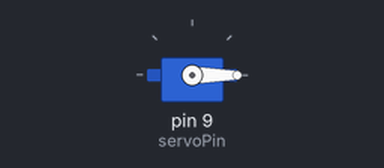
Recording of a sketch running on a simulated Arduino Uno, built with avr-gcc and run on an emulated ATmega328P. Shown: servo.

Above: at 0.05 s.
At 1.5 s:
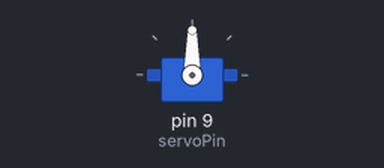
At 3.0 s:
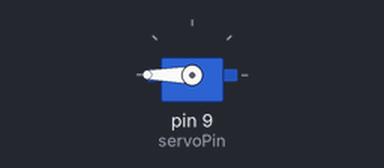
Timing chart, 0 to 6.9 s (numbered marks = the images above):
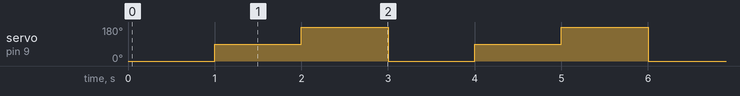

The sketch:

servo_moteur.ino
```cpp
#include<Servo.h>
int servoPin = 9 ;
//cretae a servo object
Servo myservo;

void setup() {
  // put your setup code here, to run once:
myservo.attach(servoPin);
}

void loop() {
  // put your main code here, to run repeatedly:
myservo.write(0);
delay(1000);
myservo.write(90);
delay(1000);
myservo.write(180);
delay(1000);
}
```

Measured:
- by itself, servo on pin 9 (servoPin): repeats every 3.0 s: 180° 1.0 s, 0° 1.0 s, 90° 1.0 s
